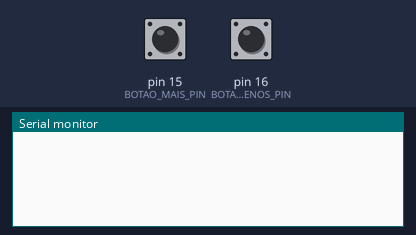
A sketch run on a simulated Arduino Uno, built with avr-gcc and run on an emulated ATmega328P. Parts: the last lines printed to the serial monitor. The inputs (shaded band) are chosen by the test bench; at power-on: pin 15 (BOTAO_MAIS_PIN) HIGH, pin 16 (BOTAO_MENOS_PIN) HIGH.

Above: at 1.2 s.
1.3 s: pin 15 (BOTAO_MAIS_PIN) pulled LOW for 0.15 s
At 2.6 s:
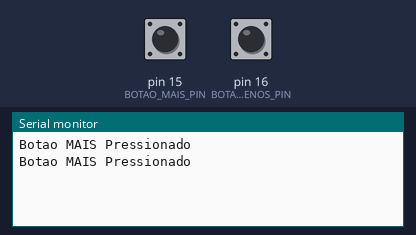
2.9 s: pin 16 (BOTAO_MENOS_PIN) pulled LOW for 0.15 s
At 3.9 s:
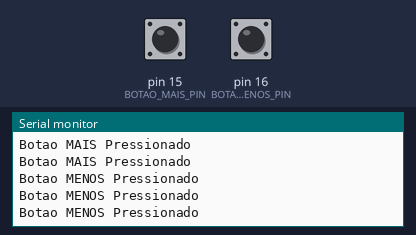
4.5 s: pin 15 (BOTAO_MAIS_PIN) driven LOW
At 4.61 s:
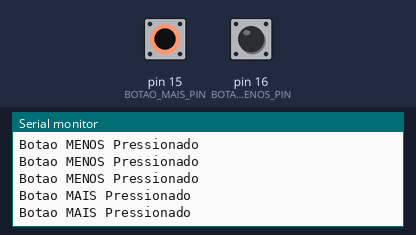
7.5 s: pin 16 (BOTAO_MENOS_PIN) driven LOW
10.5 s: pin 15 (BOTAO_MAIS_PIN) driven HIGH
13.5 s: pin 15 (BOTAO_MAIS_PIN) driven LOW
At 13.56 s:
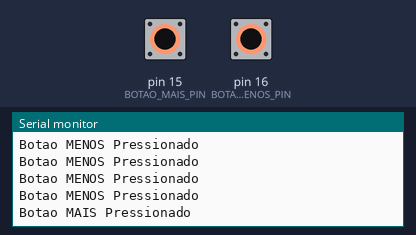

The sketch:

Teste_Sensor_Capacitivo.ino
```cpp
#include <CapacitiveSensor.h>

int BOTAO_MENOS_PIN = 16;
int BOTAO_MAIS_PIN = 15;
int CAPACITIVE_SENSOR_OUT = 8;
CapacitiveSensor BOTAO_MAIS = CapacitiveSensor(CAPACITIVE_SENSOR_OUT,BOTAO_MAIS_PIN);
CapacitiveSensor BOTAO_MENOS = CapacitiveSensor(CAPACITIVE_SENSOR_OUT,BOTAO_MENOS_PIN);
long press_botao_mais;
long press_botao_menos;

void setup() {
    Serial.begin(9600);

}

void loop() {
  press_botao_mais = BOTAO_MAIS.capacitiveSensor(30);

  if(press_botao_mais>500)
  {
    Serial.println("Botao MAIS Pressionado");
  }
  //Serial.println(press_botao_mais);

  press_botao_menos = BOTAO_MENOS.capacitiveSensor(30);

  if(press_botao_menos>500)
  {
    Serial.println("Botao MENOS Pressionado");
  }
  //Serial.println(press_botao_menos);
  delay(50);


}
```

Measured:
- after the input at 1.3 s, the serial monitor: prints a new line after 0.05 s (image 1)
- after the input at 2.9 s, the serial monitor: prints a new line at once (image 2)
- after the input at 4.5 s, the serial monitor: prints a new line at once (image 3)
- after the input at 13.5 s, the serial monitor: prints a new line after 0.05 s (image 4)
